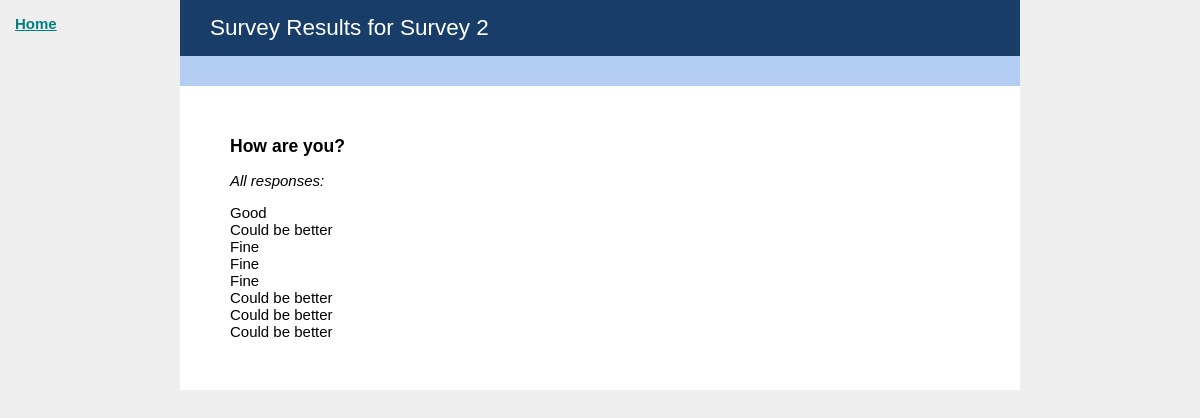
/results/2/, run on an earlier commit of the app's database.
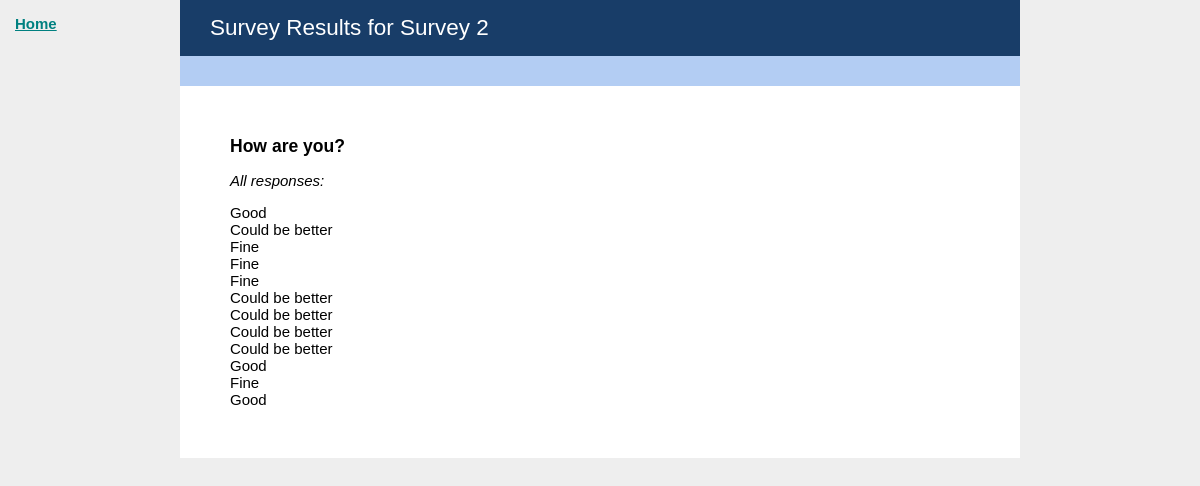
And on a later commit of the database.
### core/models.py (models this page shows, shortened)
class Survey(models.Model):
    survey_id = models.AutoField(primary_key=True)
    survey_name = models.CharField(max_length=50)

class Question(models.Model):
    question_id = models.AutoField(primary_key=True)
    survey_id = models.ForeignKey('Survey')
    question_type = models.CharField(max_length=20)
    question_order = models.IntegerField()
    question_text = models.CharField(max_length=200, default="Question text.")
    class Meta:
        ordering = ['question_order']
    def getResponses(self):
        return Response.objects.all().filter(question_id = self.question_id)

class Response(models.Model):
    response_id = models.AutoField(primary_key=True)
    response_group_id = models.IntegerField(default=0)
    answer_id = models.ForeignKey('Answer')
    question_id = models.ForeignKey('Question')
    def getResponsesInGroup(self):
        return Response.objects.all().filter(response_group_id = self.response_group_id).filter(question_id = self.question_id)
    def __unicode__(self):
     return '%s' % (self.answer_id)

class Answer(models.Model):
    answer_id = models.AutoField(primary_key=True)
    question_id = models.ForeignKey('Question')
    answer_order = models.IntegerField(default=0)
    answer_text = models.CharField(max_length=200)
    class Meta:
        ordering = ['answer_order']
    def __unicode__(self):
        return self.answer_text

### core/views.py (the view)
# urls.py: url(r'^results/(?P<surveyID>[0-9]+)/$', core.views.view_results),
def view_results(request, surveyID):
    survey_obj = Survey.objects.raw('SELECT * FROM core_survey WHERE survey_id =  %s', [surveyID])[0]
    survey_questions = Question.objects.all().filter(survey_id=surveyID).order_by('question_order')
    showPopular = True if survey_obj.survey_id == 1 else False
    return render(request, 'results.html', { 'survey_data': survey_obj, 'survey_questions': survey_questions, 'showPopular':showPopular })

### betterhelp_exercise/templates/results.html (shortened to what this page needs)
{% extends "base.html" %}
{% block content %}
    <header>
        <h1>Survey Results for {{ survey_data.survey_name}}</h1>
    </header>
    <section>
    {% for question in survey_questions %}
        {% if question.question_text != "What is your gender?" %}
            <h3>{{ question.question_text }}</h3>
            {% if showPopular %}
                <p>
                    <em>Most popular answer for males:</em> {% for answer in question.getMostPopMaleAnswer %} {{answer.answer_text}} {% endfor %}
                </p>
                <p>
                    <em>Most popular answer for females:</em> {% for answer in question.getMostPopFemaleAnswer %} {{answer.answer_text}} {% endfor %}
                </p>
            {% else %}
                <p><em>All responses:</em></p>
                {% for response in question.getResponses %}
                    {{ response }}<br />
                {% endfor %}
            {% endif %}
        {% endif %}
    {% endfor %}
    </section>
{% endblock %}

### betterhelp_exercise/templates/base.html (shortened to what this page needs)
<!DOCTYPE html>
<html lang="en">
<head>
</head>
<body>
    <a id="home" href="/">Home</a>
    <div class="contain">
        {% block content %}{% endblock %}
    </div>
</body>
</html>

### betterhelp_exercise/templates/base.html (style rules this page uses)
* { box-sizing: border-box; }
html { font-size: 100%; overflow-y: scroll; -webkit-text-size-adjust: 100%; -ms-text-size-adjust: 100%; }
body { font-size: 15px; font-family: arial, sans-serif; margin: 0; padding: 0; background-color: #eee; }
header { background-color: #183D68; color: #fff; border-bottom: 30px solid #B3CDF3; }
header h1 { font-weight: 400; padding: 15px 30px; margin: 0; font-size: 1.5em; }
a { color: teal; }
a#home { position: absolute; top: 15px; left: 15px; font-weight: 700; }
.contain { width: 70%; max-width: 1000px; margin: 0 auto; background-color: #fff; }
section { padding: 0px 50px 50px; }
em { margin-right: 20px; }
h3 { margin: 50px 0 0; }

What changed in the data, as far as the page shows it:
added Response: answer_id.answer_text "Could be better"
added Response: answer_id.answer_text "Good"
added Response: answer_id.answer_text "Fine"
added Response: answer_id.answer_text "Good"
